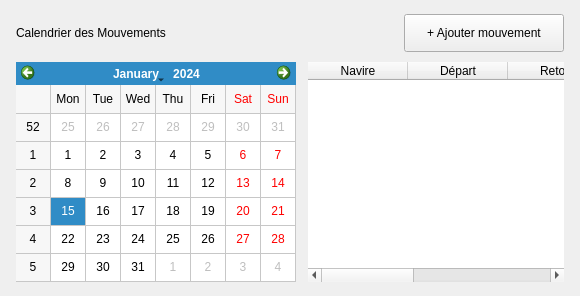
           <widget class="QFrame" name="calendarCard">
            <property name="sizePolicy">
             <sizepolicy hsizetype="Expanding" vsizetype="Preferred">
              <horstretch>2</horstretch>
              <verstretch>0</verstretch>
             </sizepolicy>
            </property>
            <property name="frameShape">
             <enum>QFrame::Shape::NoFrame</enum>
            </property>
            <layout class="QVBoxLayout" name="calendarLayout">
             <property name="spacing">
              <number>10</number>
             </property>
             <property name="leftMargin">
              <number>16</number>
             </property>
             <property name="topMargin">
              <number>14</number>
             </property>
             <property name="rightMargin">
              <number>16</number>
             </property>
             <property name="bottomMargin">
              <number>14</number>
             </property>
             <item>
              <layout class="QHBoxLayout" name="calendarHeaderRow">
               <item>
                <widget class="QLabel" name="lblCalendarTitle">
                 <property name="text">
                  <string>Calendrier des Mouvements</string>
                 </property>
                </widget>
               </item>
               <item>
                <spacer name="calendarHeaderSpacer">
                 <property name="orientation">
                  <enum>Qt::Orientation::Horizontal</enum>
                 </property>
                 <property name="sizeHint" stdset="0">
                  <size>
                   <width>40</width>
                   <height>20</height>
                  </size>
                 </property>
                </spacer>
               </item>
               <item>
                <widget class="QPushButton" name="btnAddMouvement">
                 <property name="minimumSize">
                  <size>
                   <width>160</width>
                   <height>38</height>
                  </size>
                 </property>
                 <property name="cursor">
                  <cursorShape>PointingHandCursor</cursorShape>
                 </property>
                 <property name="text">
                  <string>+ Ajouter mouvement</string>
                 </property>
                </widget>
               </item>
              </layout>
             </item>
             <item>
              <layout class="QHBoxLayout" name="calendarContentRow">
               <property name="spacing">
                <number>12</number>
               </property>
               <item>
                <widget class="QCalendarWidget" name="calendarMouvements">
                 <property name="minimumSize">
                  <size>
                   <width>280</width>
                   <height>220</height>
                  </size>
                 </property>
                 <property name="gridVisible">
                  <bool>true</bool>
                 </property>
                </widget>
               </item>
               <item>
                <widget class="QTableWidget" name="tableMouvements">
                 <property name="minimumSize">
                  <size>
                   <width>0</width>
                   <height>220</height>
                  </size>
                 </property>
                 <property name="frameShape">
                  <enum>QFrame::Shape::NoFrame</enum>
                 </property>
                 <property name="showGrid">
                  <bool>false</bool>
                 </property>
                 <property name="wordWrap">
                  <bool>false</bool>
                 </property>
                 <property name="columnCount">
                  <number>5</number>
                 </property>
                 <attribute name="horizontalHeaderHighlightSections">
                  <bool>false</bool>
                 </attribute>
                 <attribute name="horizontalHeaderStretchLastSection">
                  <bool>true</bool>
                 </attribute>
                 <attribute name="verticalHeaderVisible">
                  <bool>false</bool>
                 </attribute>
                 <attribute name="verticalHeaderDefaultSectionSize">
                  <number>32</number>
                 </attribute>
                 <column>
                  <property name="text">
                   <string>Navire</string>
                  </property>
                 </column>
                 <column>
                  <property name="text">
                   <string>Départ</string>
                  </property>
                 </column>
                 <column>
                  <property name="text">
                   <string>Retour</string>
                  </property>
                 </column>
                 <column>
                  <property name="text">
                   <string>Cargaison</string>
                  </property>
                 </column>
                 <column>
                  <property name="text">
                   <string>Distance</string>
                  </property>
                 </column>
                </widget>
               </item>
              </layout>
             </item>
            </layout>
           </widget>
